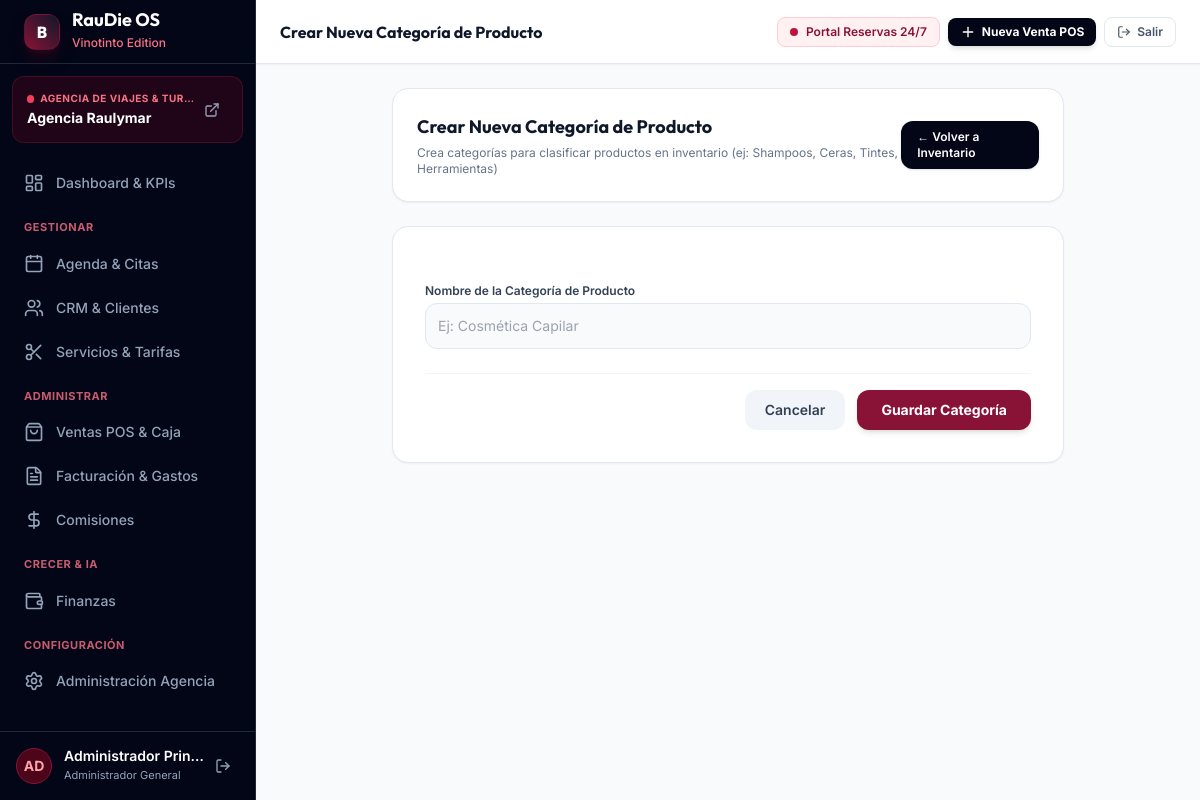
Screenshot of /inventario/categorias/crear/ (signed in) with the database file from the repository.
### apps/business/models.py (models this page shows, shortened)
class Business(TimeStampedModel):
    BUSINESS_TYPE_CHOICES = [
        ('MARKETING', 'Agencia Digital & Marketing'),
        ('REAL_ESTATE', 'Agencia Inmobiliaria / Bienes Raíces'),
        ('TRAVEL', 'Agencia de Viajes & Turismo'),
        ('CONSULTING', 'Agencia de Consultoría & Servicios'),
        ('HEALTH_BEAUTY', 'Salud, Estética & Spa'),
        ('RETAIL_OTHER', 'Comercio & Servicios Generales'),
    ]
    name = models.CharField(max_length=200, verbose_name="Nombre del Negocio")
    slug = models.SlugField(max_length=200, unique=True, verbose_name="URL de Reservas (Slug)")
    tax_id = models.CharField(max_length=50, blank=True, null=True, verbose_name="RUT / RFC / NIF")
    email = models.EmailField(verbose_name="Email de contacto")
    phone = models.CharField(max_length=50, verbose_name="Teléfono / WhatsApp")
    address = models.TextField(blank=True, null=True, verbose_name="Dirección Principal")
    logo_url = models.URLField(blank=True, null=True, verbose_name="URL de Logo")
    currency = models.CharField(max_length=10, default="$", verbose_name="Símbolo de Moneda")
    branding_color = models.CharField(max_length=20, default="#881337", verbose_name="Color de Marca (Hex)")
    business_type = models.CharField(max_length=30, choices=BUSINESS_TYPE_CHOICES, default='MARKETING', verbose_name="Tipo de Agencia / Negocio")
    primary_goal = models.CharField(max_length=255, default="Captar clientes y automatizar ventas", verbose_name="Objetivo Principal")
    TIME_FORMAT_CHOICES = [
        ('12h', '12 Horas (ej: 09:00 AM / 09:00 PM)'),
        ('24h', '24 Horas (ej: 09:00 / 21:00)'),
    ]
    enabled_modules = models.JSONField(default=list, blank=True, verbose_name="Módulos Habilitados")
    onboarding_completed = models.BooleanField(default=False, verbose_name="Onboarding Completado")
    time_format = models.CharField(max_length=10, choices=TIME_FORMAT_CHOICES, default='12h', verbose_name="Formato de Hora")
    allow_editing_client_history = models.BooleanField(default=True, verbose_name="Permitir editar el historial de servicios de clientes")
    class Meta:
        verbose_name = "Negocio"
        verbose_name_plural = "Negocios"

class User(AbstractUser):
    ROLE_CHOICES = [
        ('OWNER', 'Propietario / Dueño'),
        ('ADMIN', 'Administrador General'),
        ('PROFESSIONAL', 'Profesional / Especialista'),
        ('RECEPTIONIST', 'Recepción / Caja'),
    ]
    id = models.UUIDField(primary_key=True, default=uuid.uuid4, editable=False)
    phone = models.CharField(max_length=50, blank=True, null=True, verbose_name="Teléfono")
    role = models.CharField(max_length=20, choices=ROLE_CHOICES, default='OWNER', verbose_name="Rol en el Sistema")
    business = models.ForeignKey(Business, on_delete=models.SET_NULL, null=True, blank=True, related_name="users")

### apps/inventory/views.py (the view, shortened to what this page needs)
# urls.py: path('categorias/crear/', views.product_category_create_view, name='product_category_create'),
def product_category_create_view(request):
    business = getattr(request, 'current_business', None) or Business.objects.first()
    return render(request, 'inventory/product_category_form.html', {
        'business': business,
        'title': 'Crear Nueva Categoría de Producto'
    })

### templates/inventory/product_category_form.html (shortened to what this page needs)
{% extends 'base.html' %}
{% block header_title %}{{ title }}{% endblock %}
{% block content %}
<div class="max-w-2xl mx-auto space-y-6">
    <div class="glass-card bg-white p-6 rounded-2xl flex items-center justify-between border border-slate-200 shadow-sm">
        <div>
            <h3 class="font-bold text-slate-900 text-lg font-display">{{ title }}</h3>
            <p class="text-xs text-slate-500 mt-1">Crea categorías para clasificar productos en inventario (ej: Shampoos, Ceras, Tintes, Herramientas)</p>
        </div>
        <a href="{% url 'inventory_list' %}" class="px-4 py-2 rounded-xl bg-slate-950 hover:bg-slate-900 text-white text-xs font-semibold shadow transition">
            ← Volver a Inventario
        </a>
    </div>
    <div class="glass-card bg-white p-8 rounded-2xl border border-slate-200 shadow-sm space-y-6">
        <form method="POST" autocomplete="off" class="space-y-6">
            <div>
                <label class="block text-xs font-semibold text-slate-700 mb-1">Nombre de la Categoría de Producto</label>
                <input type="text" name="name" placeholder="Ej: Cosmética Capilar" required class="w-full bg-slate-50 border border-slate-200 text-slate-900 rounded-xl p-3 text-sm focus:ring-2 focus:ring-rose-900 focus:border-rose-900">
            </div>
            <div class="pt-4 border-t border-slate-100 flex justify-end gap-3">
                <a href="{% url 'inventory_list' %}" class="px-5 py-2.5 rounded-xl bg-slate-100 hover:bg-slate-200 text-slate-700 text-sm font-semibold transition">Cancelar</a>
                <button type="submit" class="px-6 py-2.5 rounded-xl bg-rose-900 hover:bg-rose-950 text-white text-sm font-bold shadow-md transition">Guardar Categoría</button>
            </div>
        </form>
    </div>
</div>
{% endblock %}

### templates/base.html (shortened to what this page needs)
<!DOCTYPE html>
<html lang="es" class="h-full bg-slate-50 text-slate-900">
<head>
    <script src="https://cdn.tailwindcss.com"></script>
</head>
<body class="h-full font-sans antialiased bg-slate-50 text-slate-900 flex flex-col md:flex-row custom-scrollbar">
    <aside class="w-64 h-screen sticky top-0 bg-slate-950 border-r border-slate-800 flex flex-col justify-between hidden md:flex shrink-0 overflow-hidden">
        <div class="flex flex-col flex-1 min-h-0">
            <div class="h-16 flex items-center px-6 border-b border-slate-800 justify-between shrink-0">
                <div class="flex items-center gap-3">
                    <div class="w-9 h-9 rounded-xl bg-gradient-to-tr from-rose-900 to-slate-900 flex items-center justify-center text-white font-extrabold font-display shadow-lg shadow-rose-950/50 border border-rose-800/40">
                        B
                    </div>
                    <div>
                        <h1 class="font-display font-bold text-lg text-white leading-none">RauDie OS</h1>
                        <span class="text-xs text-rose-400 font-medium">Vinotinto Edition</span>
                    </div>
                </div>
            </div>
            {% if current_business %}
            <div class="p-3.5 mx-3 my-3 rounded-xl bg-rose-950/40 border border-rose-900/40 flex items-center justify-between shrink-0">
                <div class="truncate">
                    <div class="flex items-center gap-1.5">
                        <span class="w-2 h-2 rounded-full bg-rose-500 animate-pulse"></span>
                        <p class="text-[10px] font-bold text-rose-400 uppercase tracking-wider truncate">{{ business_type_display }}</p>
                    </div>
                    <p class="text-sm font-bold text-white truncate mt-0.5">{{ current_business.name }}</p>
                </div>
                {% if modules_enabled.booking %}
                <a href="{% url 'public_booking' current_business.slug %}" target="_blank" title="Ver Portal Público 24/7" class="p-2 text-slate-400 hover:text-rose-400 hover:bg-slate-800 rounded-lg transition">
                    <i data-lucide="external-link" class="w-4 h-4"></i>
                </a>
                {% endif %}
            </div>
            {% endif %}
            <nav class="px-3 space-y-1 flex-1 overflow-y-auto custom-scrollbar py-2">
                <a href="{% url 'dashboard' %}" class="flex items-center gap-3 px-3 py-2.5 rounded-xl text-sm font-medium transition {% if request.resolver_match.url_name == 'dashboard' %}bg-rose-900 text-white font-semibold shadow-md shadow-rose-900/30{% else %}text-slate-400 hover:text-white hover:bg-slate-900{% endif %}">
                    <i data-lucide="layout-dashboard" class="w-5 h-5"></i>
                    <span>Dashboard & KPIs</span>
                </a>
                <div class="pt-3 pb-1 px-3 text-[11px] font-bold text-rose-400/80 uppercase tracking-wider">Gestionar</div>
                {% if modules_enabled.agenda %}
                <a href="{% url 'agenda' %}" class="flex items-center gap-3 px-3 py-2.5 rounded-xl text-sm font-medium transition {% if 'agenda' in request.path %}bg-rose-900 text-white font-semibold shadow-md shadow-rose-900/30{% else %}text-slate-400 hover:text-white hover:bg-slate-900{% endif %}">
                    <i data-lucide="calendar" class="w-5 h-5"></i>
                    <span>Agenda & Citas</span>
                </a>
                {% endif %}
                {% if modules_enabled.crm %}
                <a href="{% url 'client_list' %}" class="flex items-center gap-3 px-3 py-2.5 rounded-xl text-sm font-medium transition {% if 'crm' in request.path %}bg-rose-900 text-white font-semibold shadow-md shadow-rose-900/30{% else %}text-slate-400 hover:text-white hover:bg-slate-900{% endif %}">
                    <i data-lucide="users" class="w-5 h-5"></i>
                    <span>CRM & Clientes</span>
                </a>
                {% endif %}
                <a href="{% url 'service_list' %}" class="flex items-center gap-3 px-3 py-2.5 rounded-xl text-sm font-medium transition {% if request.resolver_match.url_name == 'service_list' %}bg-rose-900 text-white font-semibold shadow-md shadow-rose-900/30{% else %}text-slate-400 hover:text-white hover:bg-slate-900{% endif %}">
                    <i data-lucide="scissors" class="w-5 h-5"></i>
                    <span>Servicios & Tarifas</span>
                </a>
                <div class="pt-3 pb-1 px-3 text-[11px] font-bold text-rose-400/80 uppercase tracking-wider">Administrar</div>
                {% if modules_enabled.pos %}
                <a href="{% url 'pos_terminal' %}" class="flex items-center gap-3 px-3 py-2.5 rounded-xl text-sm font-medium transition {% if request.resolver_match.url_name == 'pos_terminal' %}bg-rose-900 text-white font-semibold shadow-md shadow-rose-900/30{% else %}text-slate-400 hover:text-white hover:bg-slate-900{% endif %}">
                    <i data-lucide="shopping-bag" class="w-5 h-5"></i>
                    <span>Ventas POS & Caja</span>
                </a>
                {% endif %}
                {% if modules_enabled.invoicing %}
                <a href="{% url 'invoice_list' %}" class="flex items-center gap-3 px-3 py-2.5 rounded-xl text-sm font-medium transition {% if 'facturacion' in request.path %}bg-rose-900 text-white font-semibold shadow-md shadow-rose-900/30{% else %}text-slate-400 hover:text-white hover:bg-slate-900{% endif %}">
                    <i data-lucide="file-text" class="w-5 h-5"></i>
                    <span>Facturación & Gastos</span>
                </a>
                {% endif %}
                {% if modules_enabled.commissions %}
                <a href="{% url 'commission_report' %}" class="flex items-center gap-3 px-3 py-2.5 rounded-xl text-sm font-medium transition {% if request.resolver_match.url_name == 'commission_report' %}bg-rose-900 text-white font-semibold shadow-md shadow-rose-900/30{% else %}text-slate-400 hover:text-white hover:bg-slate-900{% endif %}">
                    <i data-lucide="dollar-sign" class="w-5 h-5"></i>
                    <span>Comisiones</span>
                </a>
                {% endif %}
                <div class="pt-3 pb-1 px-3 text-[11px] font-bold text-rose-400/80 uppercase tracking-wider">Crecer & IA</div>
                <a href="{% url 'reports' %}" class="flex items-center gap-3 px-3 py-2.5 rounded-xl text-sm font-medium transition {% if 'reportes' in request.path %}bg-rose-900 text-white font-semibold shadow-md shadow-rose-900/30{% else %}text-slate-400 hover:text-white hover:bg-slate-900{% endif %}">
                    <i data-lucide="wallet" class="w-5 h-5"></i>
                    <span>Finanzas</span>
                </a>
                <div class="pt-3 pb-1 px-3 text-[11px] font-bold text-rose-400/80 uppercase tracking-wider">Configuración</div>
                <a href="{% url 'business_config' %}" class="flex items-center gap-3 px-3 py-2.5 rounded-xl text-sm font-medium transition {% if 'business' in request.path and not 'superadmin' in request.path %}bg-rose-900 text-white font-semibold shadow-md shadow-rose-900/30{% else %}text-slate-400 hover:text-white hover:bg-slate-900{% endif %}">
                    <i data-lucide="settings" class="w-5 h-5"></i>
                    <span>Administración Agencia</span>
                </a>
            </nav>
        </div>
        <div class="p-4 border-t border-slate-800 flex items-center justify-between shrink-0 bg-slate-950">
            {% if request.user.is_authenticated %}
            <div class="flex items-center gap-3 truncate">
                <div class="w-9 h-9 rounded-full bg-rose-950 text-rose-300 border border-rose-900 flex items-center justify-center font-bold text-sm shrink-0">
                    {{ request.user.first_name|default:request.user.username|slice:":2"|upper }}
                </div>
                <div class="truncate">
                    <p class="text-sm font-semibold text-white leading-none truncate">{{ request.user.get_full_name|default:request.user.username }}</p>
                    <p class="text-[11px] text-slate-400 mt-1 truncate">{{ request.user.get_role_display|default:'Administrador' }}</p>
                </div>
            </div>
            <a href="{% url 'logout' %}" title="Cerrar Sesión" class="p-2 text-slate-400 hover:text-rose-400 hover:bg-rose-950/60 rounded-lg transition shrink-0">
                <i data-lucide="log-out" class="w-4 h-4"></i>
            </a>
            {% else %}
            <a href="{% url 'login' %}" class="w-full py-2 px-3 rounded-xl bg-rose-900 hover:bg-rose-800 text-white text-xs font-bold text-center transition flex items-center justify-center gap-2">
                <i data-lucide="log-in" class="w-4 h-4"></i>
                <span>Iniciar Sesión</span>
            </a>
            {% endif %}
        </div>
    </aside>
    <div class="flex-1 flex flex-col min-w-0 min-h-screen md:h-screen overflow-x-hidden">
        <header class="h-16 bg-white border-b border-slate-200 flex items-center justify-between px-3 sm:px-6 shrink-0 shadow-sm sticky top-0 z-30">
            <div class="flex items-center gap-2 min-w-0 flex-1 mr-2">
                <h2 class="text-xs sm:text-base font-bold text-slate-900 font-display truncate">{% block header_title %}Panel Principal{% endblock %}</h2>
            </div>
            <div class="flex items-center gap-2 shrink-0">
                {% if current_business and modules_enabled.booking %}
                <a href="{% url 'public_booking' current_business.slug %}" target="_blank" class="hidden lg:flex items-center gap-2 px-3 py-1.5 rounded-lg text-xs font-semibold bg-rose-50 text-rose-900 border border-rose-200 hover:bg-rose-100 transition">
                    <span class="w-2 h-2 rounded-full bg-rose-700 animate-pulse"></span>
                    Portal Reservas 24/7
                </a>
                {% endif %}
                {% if modules_enabled.pos %}
                <a href="{% url 'pos_terminal' %}" class="flex items-center gap-1.5 px-3 py-1.5 rounded-lg text-xs font-bold bg-slate-950 hover:bg-rose-900 text-white shadow-md transition whitespace-nowrap">
                    <i data-lucide="plus" class="w-4 h-4"></i>
                    <span class="hidden sm:inline">Nueva Venta POS</span>
                </a>
                {% endif %}
                {% if request.user.is_authenticated %}
                <a href="{% url 'logout' %}" class="hidden md:flex items-center gap-1.5 px-3 py-1.5 rounded-lg text-xs font-semibold text-slate-600 hover:text-rose-700 hover:bg-rose-50 transition border border-slate-200">
                    <i data-lucide="log-out" class="w-3.5 h-3.5"></i>
                    <span>Salir</span>
                </a>
                {% else %}
                <a href="{% url 'login' %}" class="flex items-center gap-1.5 px-3 py-1.5 rounded-lg text-xs font-semibold bg-rose-900 text-white hover:bg-rose-800 transition">
                    <i data-lucide="log-in" class="w-3.5 h-3.5"></i>
                    <span>Ingresar</span>
                </a>
                {% endif %}
            </div>
        </header>
        <main class="flex-1 overflow-y-auto p-3.5 sm:p-6 custom-scrollbar bg-slate-50">
            {% block content %}{% endblock %}
        </main>
    </div>
</body>
</html>

### rows the page displays
Business: name "Agencia Raulymar"
User: user.first_name "AD", user.get_full_name "Administrador Prin…", user.role "Administrador General"

### other values shown
{{ business_type_display }} "AGENCIA DE VIAJES & TUR…"
{{ title }} "Crear Nueva Categoría de Producto"
